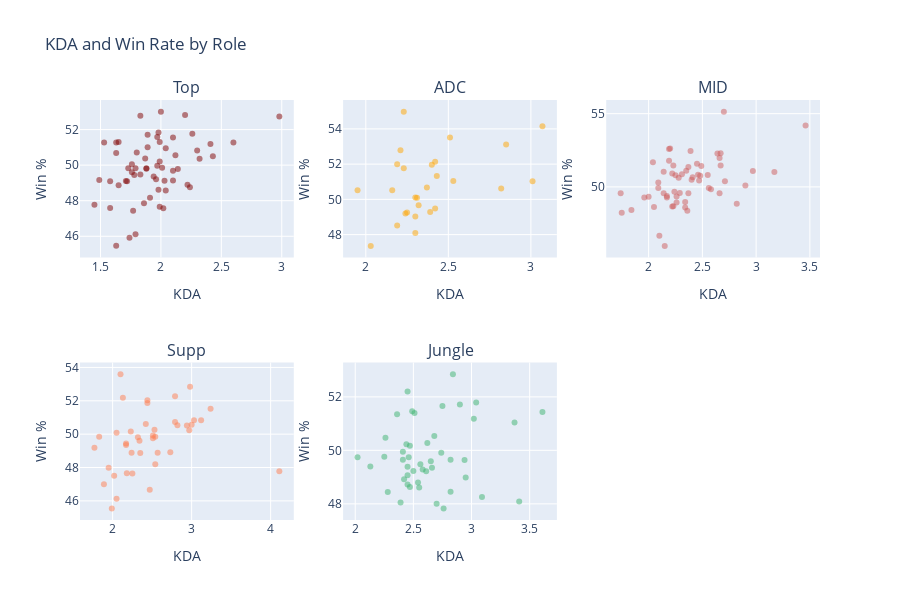

The notebook cell saved with this chart:
### Code cell
from plotly.subplots import make_subplots

fig = make_subplots(rows=2, cols=3, subplot_titles=['Top', 'ADC', 'MID', 'Supp', 'Jungle'])

# Добавляем графики для каждой роли
fig.add_trace(go.Scatter(x=df_TOP['KDA'], y=df_TOP['Win %'], mode='markers',
                         marker=dict(color='maroon', opacity=0.5), name='Top'),
              row=1, col=1)

fig.add_trace(go.Scatter(x=df_ADC['KDA'], y=df_ADC['Win %'], mode='markers',
                         marker=dict(color='orange', opacity=0.5), name='ADC'),
              row=1, col=2)

fig.add_trace(go.Scatter(x=df_MID['KDA'], y=df_MID['Win %'], mode='markers',
                         marker=dict(color='indianred', opacity=0.5), name='MID'),
              row=1, col=3)

fig.add_trace(go.Scatter(x=df_SUPPORT['KDA'], y=df_SUPPORT['Win %'], mode='markers',
                         marker=dict(color='coral', opacity=0.5), name='Supp'),
              row=2, col=1)

fig.add_trace(go.Scatter(x=df_JUNGLE['KDA'], y=df_JUNGLE['Win %'], mode='markers',
                         marker=dict(color='mediumseagreen', opacity=0.5), name='Jungle'),
              row=2, col=2)

fig.update_layout(
    title='KDA and Win Rate by Role',
    showlegend=False,
    height=600,
    width=900,
)

fig.update_xaxes(title_text="KDA")
fig.update_yaxes(title_text="Win %")

fig.show()

### Figure 1 — Plotly figure (JSON) as saved in the notebook; plotly's stock layout.template omitted (floating-point values rounded to 4 significant figures)
{"data": [{"marker": {"color": "maroon", "opacity": 0.5}, "mode": "markers", "name": "Top", "type": "scatter", "x": [1.97, 2.04, 1.97, 1.99, 1.83, 2.2, 1.87, 2.26, 1.76, 1.99, 2.1, 2.01, 2.24, 1.72, 1.73, 1.65, 1.49, 1.58, 1.63, 1.78, 1.8, 1.98, 2.32, 1.96, 2.41, 2.1, 1.79, 1.98, 1.63, 2.3, 2.1, 2.14, 1.89, 1.91, 1.77, 1.99, 2.02, 1.74, 2.43, 1.76, 2.98, 1.88, 2.04, 1.63, 2.22, 1.86, 2.6, 1.71, 1.83, 1.89, 2, 1.53, 1.88, 2.03, 1.79, 1.94, 2.12, 1.45, 1.58, 1.65], "xaxis": "x", "y": [49.97, 48.57, 51.58, 50.2, 49.47, 52.82, 50.37, 51.76, 50.05, 47.66, 51.55, 49.86, 48.75, 49.1, 49.82, 48.87, 49.16, 49.1, 50.68, 49.44, 50.71, 48.62, 50.36, 49.2, 51.19, 49.13, 49.82, 51.83, 45.46, 50.83, 49.68, 49.78, 51.71, 48.17, 47.43, 51.3, 47.57, 45.91, 50.5, 49.6, 52.74, 49.83, 50.95, 51.27, 48.9, 47.86, 51.28, 49.11, 52.78, 51, 53.01, 51.27, 49.8, 49.12, 46.11, 49.36, 50.56, 47.77, 47.59, 51.3], "yaxis": "y"}, {"marker": {"color": "orange", "opacity": 0.5}, "mode": "markers", "name": "ADC", "type": "scatter", "x": [2.03, 2.32, 2.31, 2.16, 2.39, 2.23, 3.01, 2.43, 2.42, 2.3, 2.23, 2.21, 2.25, 2.3, 2.19, 2.82, 3.07, 2.53, 2.85, 2.24, 2.42, 2.3, 2.19, 2.4, 2.37, 1.95, 2.51], "xaxis": "x2", "y": [47.36, 49.66, 50.09, 50.52, 49.28, 51.76, 51.03, 51.32, 49.48, 49.03, 54.98, 52.79, 49.26, 50.1, 48.52, 50.62, 54.15, 51.04, 53.12, 49.2, 52.14, 48.09, 51.99, 51.96, 50.67, 50.52, 53.51], "yaxis": "y2"}, {"marker": {"color": "indianred", "opacity": 0.5}, "mode": "markers", "name": "MID", "type": "scatter", "x": [2.56, 2.34, 2.23, 2.66, 2.39, 2.55, 2.1, 2.04, 2.09, 2.37, 2.17, 2.2, 2.24, 2.46, 2.71, 2.23, 1.96, 1.75, 2.05, 2.19, 2.49, 2.29, 2.28, 2.37, 2.7, 2.82, 2.41, 2.97, 2.4, 2.22, 2.22, 2.66, 2.25, 2.14, 2.19, 2.64, 2.15, 2.9, 2.67, 2.14, 2.26, 2.47, 2.17, 2, 2.09, 2.34, 2.26, 2.67, 2.48, 2.35, 2.45, 3.17, 1.74, 1.84, 2.31, 2.36, 3.46, 2.58], "xaxis": "x3", "y": [49.93, 48.59, 51.46, 51.97, 52.45, 50.81, 46.67, 51.68, 50.3, 49.57, 49.38, 52.62, 49.67, 50.83, 50.38, 48.67, 49.28, 48.24, 48.62, 52.58, 51.42, 49.59, 50.63, 51.35, 55.14, 48.85, 50.65, 51.08, 50.49, 50.92, 48.66, 49.56, 50.8, 51.04, 51.78, 52.28, 45.97, 50.09, 52.3, 49.56, 49.35, 50.43, 49.27, 49.32, 49.93, 48.96, 48.94, 51.46, 50.76, 51.1, 51.58, 51.01, 49.56, 48.42, 50.87, 48.37, 54.19, 49.84], "yaxis": "y3"}, {"marker": {"color": "coral", "opacity": 0.5}, "mode": "markers", "name": "Supp", "type": "scatter", "x": [2.51, 2.05, 2.18, 2.97, 2.44, 1.77, 2.79, 2.35, 2.25, 1.83, 3, 2.73, 2.34, 3.12, 2.53, 2.05, 2.23, 2.51, 3.24, 2.32, 1.95, 1.89, 2.17, 2.94, 2.42, 2.54, 2.47, 2.44, 2.98, 2.79, 2.24, 2.1, 2.82, 2.57, 2.02, 2.17, 1.99, 2.54, 4.11, 3.03, 2.13], "xaxis": "x4", "y": [49.92, 50.09, 47.66, 50.23, 51.87, 49.18, 50.73, 48.87, 47.64, 49.85, 50.56, 48.91, 49.61, 50.84, 50.26, 46.13, 50.16, 49.76, 51.52, 49.81, 47.99, 47, 49.35, 50.52, 50.61, 48.2, 46.66, 52.04, 52.85, 52.28, 48.89, 53.6, 50.53, 48.88, 47.5, 49.44, 45.55, 49.84, 47.77, 50.83, 52.18], "yaxis": "y4"}, {"marker": {"color": "mediumseagreen", "opacity": 0.5}, "mode": "markers", "name": "Jungle", "type": "scatter", "x": [2.62, 2.49, 2.74, 2.56, 2.94, 2.68, 2.7, 2.58, 2.36, 3.02, 3.41, 3.37, 2.13, 2.45, 2.41, 2.47, 2.26, 2.82, 2.66, 2.02, 2.95, 2.39, 3.04, 2.45, 2.65, 2.42, 2.9, 2.51, 2.28, 2.82, 3.09, 2.75, 2.45, 2.76, 2.61, 2.41, 2.84, 2.55, 2.45, 2.46, 2.5, 2.25, 2.54, 2.44, 3.61, 2.47], "xaxis": "x5", "y": [50.27, 51.46, 49.91, 49.48, 49.64, 50.54, 48, 49.28, 51.35, 51.18, 48.09, 51.04, 49.4, 49.39, 49.95, 50.17, 50.47, 48.45, 49.35, 49.74, 48.98, 48.05, 51.79, 49.07, 49.59, 48.92, 51.71, 51.4, 48.44, 49.65, 48.26, 51.66, 48.72, 47.83, 49.22, 49.65, 52.85, 48.61, 52.2, 49.74, 49.23, 49.76, 48.8, 50.23, 51.43, 48.63], "yaxis": "y5"}], "layout": {"annotations": [{"font": {"size": 16}, "showarrow": false, "text": "Top", "x": 0.1444, "xanchor": "center", "xref": "paper", "y": 1, "yanchor": "bottom", "yref": "paper"}, {"font": {"size": 16}, "showarrow": false, "text": "ADC", "x": 0.5, "xanchor": "center", "xref": "paper", "y": 1, "yanchor": "bottom", "yref": "paper"}, {"font": {"size": 16}, "showarrow": false, "text": "MID", "x": 0.8556, "xanchor": "center", "xref": "paper", "y": 1, "yanchor": "bottom", "yref": "paper"}, {"font": {"size": 16}, "showarrow": false, "text": "Supp", "x": 0.1444, "xanchor": "center", "xref": "paper", "y": 0.375, "yanchor": "bottom", "yref": "paper"}, {"font": {"size": 16}, "showarrow": false, "text": "Jungle", "x": 0.5, "xanchor": "center", "xref": "paper", "y": 0.375, "yanchor": "bottom", "yref": "paper"}], "height": 600, "showlegend": false, "title": {"text": "KDA and Win Rate by Role"}, "width": 900, "xaxis": {"anchor": "y", "domain": [0, 0.2889], "title": {"text": "KDA"}}, "xaxis2": {"anchor": "y2", "domain": [0.3556, 0.6444], "title": {"text": "KDA"}}, "xaxis3": {"anchor": "y3", "domain": [0.7111, 1], "title": {"text": "KDA"}}, "xaxis4": {"anchor": "y4", "domain": [0, 0.2889], "title": {"text": "KDA"}}, "xaxis5": {"anchor": "y5", "domain": [0.3556, 0.6444], "title": {"text": "KDA"}}, "xaxis6": {"anchor": "y6", "domain": [0.7111, 1], "title": {"text": "KDA"}}, "yaxis": {"anchor": "x", "domain": [0.625, 1], "title": {"text": "Win %"}}, "yaxis2": {"anchor": "x2", "domain": [0.625, 1], "title": {"text": "Win %"}}, "yaxis3": {"anchor": "x3", "domain": [0.625, 1], "title": {"text": "Win %"}}, "yaxis4": {"anchor": "x4", "domain": [0, 0.375], "title": {"text": "Win %"}}, "yaxis5": {"anchor": "x5", "domain": [0, 0.375], "title": {"text": "Win %"}}, "yaxis6": {"anchor": "x6", "domain": [0, 0.375], "title": {"text": "Win %"}}}}
